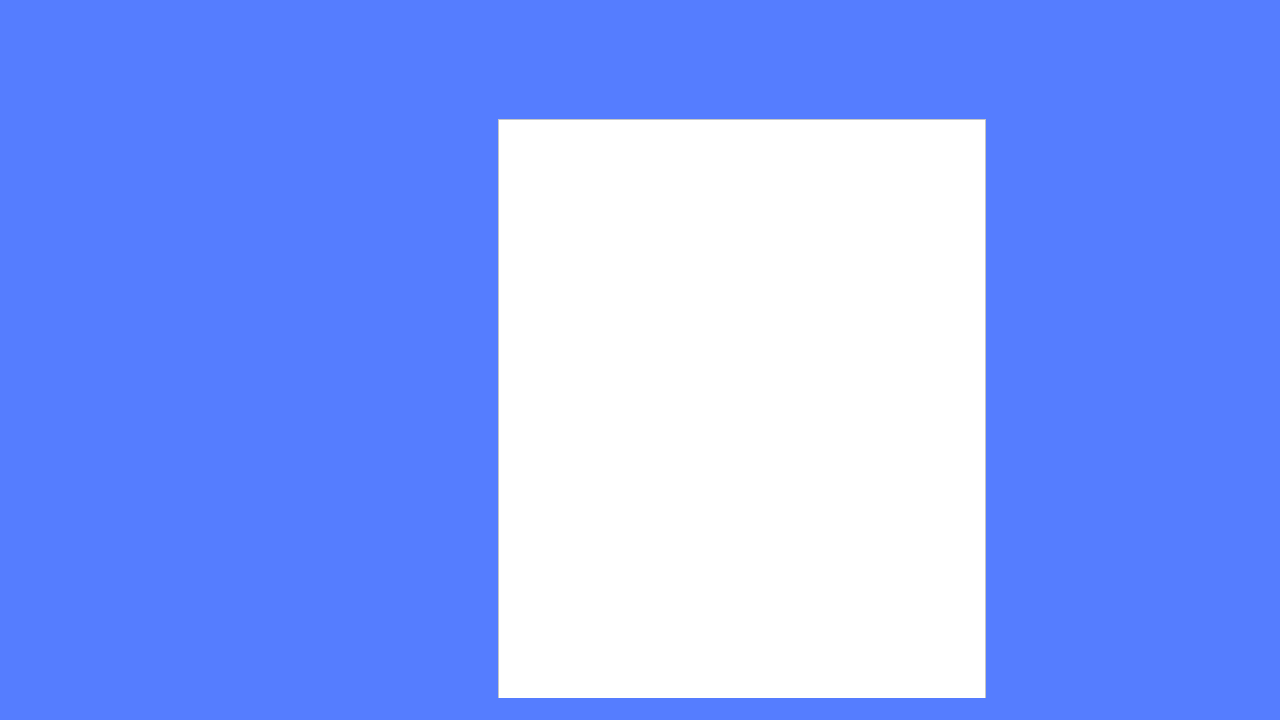
<?xml version="1.0" encoding="UTF-8"?>
<ui version="4.0">
 <class>MainWindow</class>
 <widget class="QMainWindow" name="MainWindow">
  <property name="geometry">
   <rect>
    <x>0</x>
    <y>0</y>
    <width>1280</width>
    <height>720</height>
   </rect>
  </property>
  <property name="sizePolicy">
   <sizepolicy hsizetype="MinimumExpanding" vsizetype="MinimumExpanding">
    <horstretch>0</horstretch>
    <verstretch>0</verstretch>
   </sizepolicy>
  </property>
  <property name="minimumSize">
   <size>
    <width>1280</width>
    <height>720</height>
   </size>
  </property>
  <property name="maximumSize">
   <size>
    <width>16777215</width>
    <height>16777215</height>
   </size>
  </property>
  <property name="windowTitle">
   <string>MainWindow</string>
  </property>
  <property name="styleSheet">
   <string notr="true">background-color: rgb(85, 125, 255);</string>
  </property>
  <widget class="QWidget" name="centralwidget">
   <widget class="QWidget" name="gridLayoutWidget">
    <property name="geometry">
     <rect>
      <x>9</x>
      <y>119</y>
      <width>1191</width>
      <height>701</height>
     </rect>
    </property>
    <layout class="QGridLayout" name="gridLayout">
     <item row="0" column="0">
      <spacer name="horizontalSpacer">
       <property name="orientation">
        <enum>Qt::Horizontal</enum>
       </property>
       <property name="sizeHint" stdset="0">
        <size>
         <width>40</width>
         <height>20</height>
        </size>
       </property>
      </spacer>
     </item>
     <item row="0" column="1">
      <widget class="QTableWidget" name="tableWidget">
       <property name="styleSheet">
        <string notr="true">background-color: rgb(255, 255, 255);</string>
       </property>
      </widget>
     </item>
     <item row="0" column="2" colspan="2">
      <spacer name="horizontalSpacer_2">
       <property name="orientation">
        <enum>Qt::Horizontal</enum>
       </property>
       <property name="sizeType">
        <enum>QSizePolicy::Maximum</enum>
       </property>
       <property name="sizeHint" stdset="0">
        <size>
         <width>208</width>
         <height>20</height>
        </size>
       </property>
      </spacer>
     </item>
    </layout>
   </widget>
  </widget>
  <widget class="QMenuBar" name="menubar">
   <property name="geometry">
    <rect>
     <x>0</x>
     <y>0</y>
     <width>1280</width>
     <height>21</height>
    </rect>
   </property>
  </widget>
  <widget class="QStatusBar" name="statusbar"/>
 </widget>
 <resources/>
 <connections/>
</ui>
